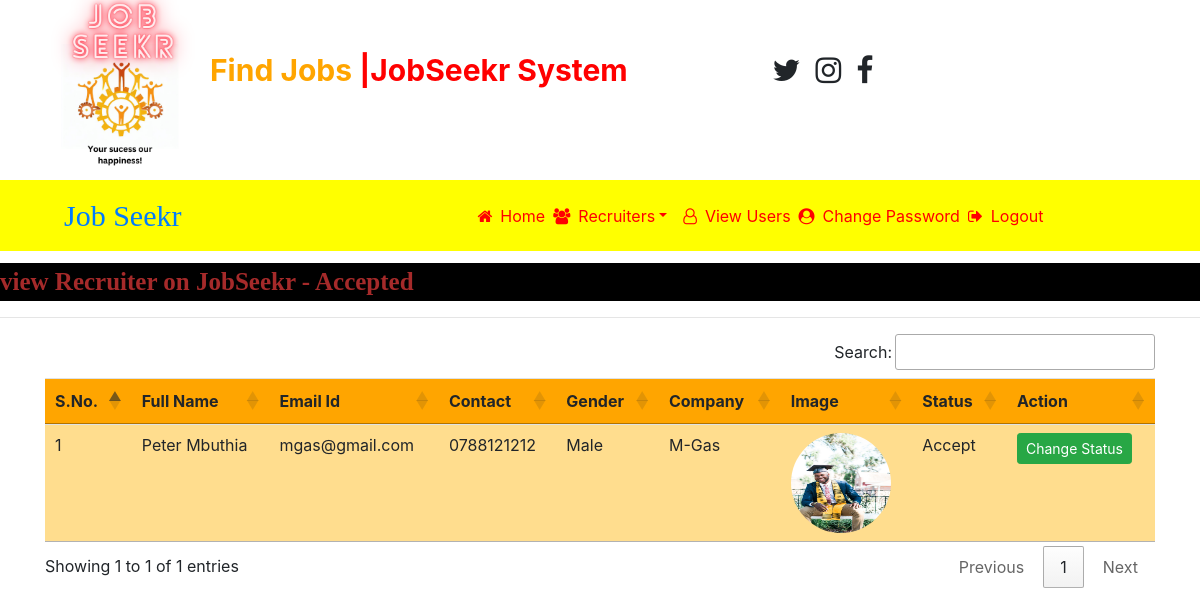
/recruiter_accepted (signed in), run on the app's committed database.
### Job/models.py (models this page shows, shortened)
class Recruiter(models.Model):
    user = models.ForeignKey(User, on_delete=models.CASCADE)
    mobile = models.CharField(max_length=14, null= True)
    image = models.FileField(null= True)
    gender = models.CharField(max_length=10, null=True)
    company= models.CharField(max_length=10, null=True)
    type = models.CharField(max_length=18, null=True)
    status = models.CharField(max_length=18, null=True)

### Job/views.py (the view)
# urls.py: path('recruiter_accepted', recruiter_accepted, name="recruiter_accepted"),
def recruiter_accepted(request):
    if not request.user.is_authenticated:
        return redirect('admin_login')
    data = Recruiter.objects.filter(status='Accept')
    d = {'data':data}
    return render(request,'recruiter_accepted.html',d)

### Job/templates/recruiter_accepted.html
{% load static %}
{% block body %}
{% include 'admin_navigation.html' %}
<marquee class="text" style="color:red ; font-family:San-serif; font-size: 25px;color:brown ; background-color: black; font-weight:bolder; margin-top: 1%;">
   view Recruiter on JobSeekr - Accepted
</marquee>
<hr>
<div class="container" >
    <table class="table table-hover " id="example">
        <thead>
        <tr style="background-color: orange;">
            <th>S.No.</th>
            <th>Full Name</th>
            <th>Email Id</th>
            <th>Contact</th>
            <th>Gender</th>
            <th>Company</th>
            <th>Image</th>
            <th>Status</th>
            <th>Action</th>
        </tr>
        </thead>
        <tbody>
        {% for i in data %}
            <tr style="background-color: #FFDD8E;">
                <td>{{forloop.counter}}</td>
                <td>{{i.user.first_name}} {{i.user.last_name}}</td>
                <td>{{i.user.username}}</td>
                <td>{{i.mobile}}</td>
                <td>{{i.gender}}</td>
                <td>{{i.company}}</td>
                <td><img src = "{{i.image.url}}" style="width:100px ; height:100px; border-radius:50%"></td>
                <td>{{i.status}}</td>
                <td><a href="{% url 'change_status' i.id %}" class="btn btn-success btn-sm" onclick="return confirm('Are you sure?')">Change Status</a></td>
            </tr>
        {% endfor %}
        </tbody>
    </table>
</div
{% endblock %}

### data on the page
Recruiter: user.first_name "Peter", user.last_name "Mbuthia", user.username "mgas@gmail.com", mobile "0788121212", gender "Male", company "M-Gas", image (picture), status "Accept"
